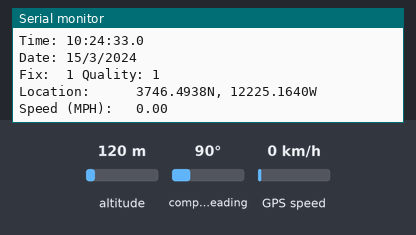
Bench run of a sketch on a simulated Arduino Mega 2560, built with avr-gcc and run on an emulated ATmega2560. Shown: the last lines printed to the serial monitor. The test bench sets the inputs (shaded band); at power-on: GPS speed 0 km/h, altitude 120 m, compass heading 90°. The GPS gets a fix after 3 s at 37.7749, -122.4194 with 8 satellites.

Above: at 3.2 s.
3.3 s: GPS speed set to 2 km/h
At 4.4 s:
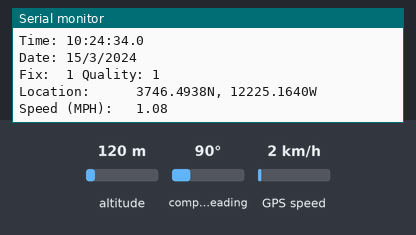
4.8 s: GPS speed set to 30 km/h
At 5.8 s:
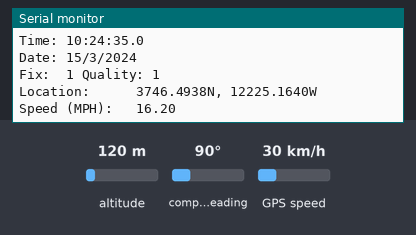
Timing chart, 0 to 7.8 s (numbered marks = the images above; inputs shaded):
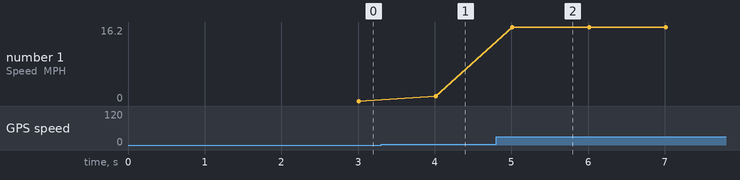

The sketch:

TARRo_gps_imu.ino
```cpp
// TARRo GPS + IMU for Mega 2560
// See TARRo_gps.ino for explanation on NMEA parsing and hardware (not softserial) setup

#include <Adafruit_GPS.h>
#include <SoftwareSerial.h>
HardwareSerial mySerial = Serial1;
Adafruit_GPS GPS(&Serial1);

// 'false' to turn off echoing the GPS data to the Serial console
//'true' if you want to debug and listen to the raw GPS sentences
#define GPSECHO  true
boolean usingInterrupt = false;
void useInterrupt(boolean);

void setup() {
  Serial.begin(115200);
  Serial.println("Adafruit GPS library basic test!");
  GPS.begin(9600); // 9600 NMEA is the default baud rate for MTK
  //***GPS.sendCommand(PMTK_SET_NMEA_OUTPUT_RMCGGA); //MC (recommended minimum) and GGA (fix data) including altitude
  //GPS.sendCommand(PMTK_SET_NMEA_OUTPUT_RMCONLY); // "minimum recommended" data for high update rates
  //GPS.sendCommand(PMTK_SET_NMEA_OUTPUT_ALLDATA); // all the available data - for 9600 baud you'll want 1 Hz rate
  //***GPS.sendCommand(PMTK_SET_NMEA_UPDATE_1HZ);
  // 5 Hz update rate- for 9600 baud you'll have to set the output to RMC or RMCGGA only (see above)
  //GPS.sendCommand(PMTK_SET_NMEA_UPDATE_5HZ);
  // 10 Hz update rate - for 9600 baud you'll have to set the output to RMC only (see above)
  //GPS.sendCommand(PMTK_SET_NMEA_UPDATE_10HZ);
  //GPS.sendCommand(PGCMD_ANTENNA); // Request updates on antenna status, comment out to keep quiet
  useInterrupt(true);
  delay(2000);
}

// Interrupt is called once a millisecond, looks for any new GPS data, and stores it
SIGNAL(TIMER0_COMPA_vect) {
  char c = GPS.read();
  if (GPSECHO)
    if (c) UDR0 = c;
    // writing direct to UDR0 is much much faster than Serial.print
    // but only one character can be written at a time.
}

void useInterrupt(boolean v) {
  if (v) {
    // Timer0 is already used for millis() - we'll just interrupt somewhere
    // in the middle and call the "Compare A" function above
    OCR0A = 0xAF;
    TIMSK0 |= _BV(OCIE0A);
    usingInterrupt = true;
  } else {
    // do not call the interrupt function COMPA anymore
    TIMSK0 &= ~_BV(OCIE0A);
    usingInterrupt = false;
  }
}

uint32_t timer = millis();
void loop() {// do nothing! all reading and printing is done in the interrupt
  // in case you are not using the interrupt above, you'll
  // need to 'hand query' the GPS, not suggested :(
  if (! usingInterrupt) {
    // read data from the GPS in the 'main loop'
    char c = GPS.read();
    if (GPSECHO)
      if (c) Serial.print(c);
  }
  // if a sentence is received, we can check the checksum, parse it...
  if (GPS.newNMEAreceived()) {
    // a tricky thing here is if we print the NMEA sentence, or data
    // we end up not listening and catching other sentences!
    // so be very wary if using OUTPUT_ALLDATA and trytng to print out data
    //Serial.println(GPS.lastNMEA());   // this also sets the newNMEAreceived() flag to false
    if (!GPS.parse(GPS.lastNMEA()))   // this also sets the newNMEAreceived() flag to false
      return;  // we can fail to parse a sentence in which case we should just wait for another
  }

  if (timer > millis())  timer = millis(); // if millis() or timer wraps around, we'll just reset it

  if (millis() - timer > 1000) { // approximately every 2 seconds or so, print out the current stats
    timer = millis(); // reset the timer
    Serial.print("\nTime: ");
    Serial.print(GPS.hour, DEC); // would be nice to convert to PST
    Serial.print(':');
    Serial.print(GPS.minute, DEC);
    Serial.print(':');
    Serial.print(GPS.seconds, DEC);
    Serial.print('.');
    Serial.println(GPS.milliseconds);
    Serial.print("Date: ");
    Serial.print(GPS.day, DEC);
    Serial.print('/');
    Serial.print(GPS.month, DEC);
    Serial.print("/20");
    Serial.println(GPS.year, DEC);
    Serial.print("Fix:  ");
    Serial.print((int)GPS.fix);
    Serial.print(" Quality: ");
    Serial.println((int)GPS.fixquality);
    if (GPS.fix) {
      Serial.print("Location:      ");
      Serial.print(GPS.latitude, 4);
      Serial.print(GPS.lat);
      Serial.print(", ");
      Serial.print(GPS.longitude, 4);
      Serial.println(GPS.lon);

      Serial.print("Speed (MPH):   ");
      Serial.println(GPS.speed);
      //Serial.print("Angle:         ");
      //Serial.println(GPS.angle);
      //Serial.print("Altitude (Ft): ");
      //Serial.println(GPS.altitude);
      //Serial.print("Satellites:    ");
      //Serial.println((int)GPS.satellites);
    }
  }
}
```

Measured:
- after the input at 3.3 s, the serial monitor: prints a new line after 0.71 s (image 1)
- after the input at 4.8 s, the serial monitor: prints a new line after 0.21 s (image 2)
- plotted number 1: 0 → 1.08 after the input at 3.3 s, 1.08 → 16.2 after the input at 4.8 s
